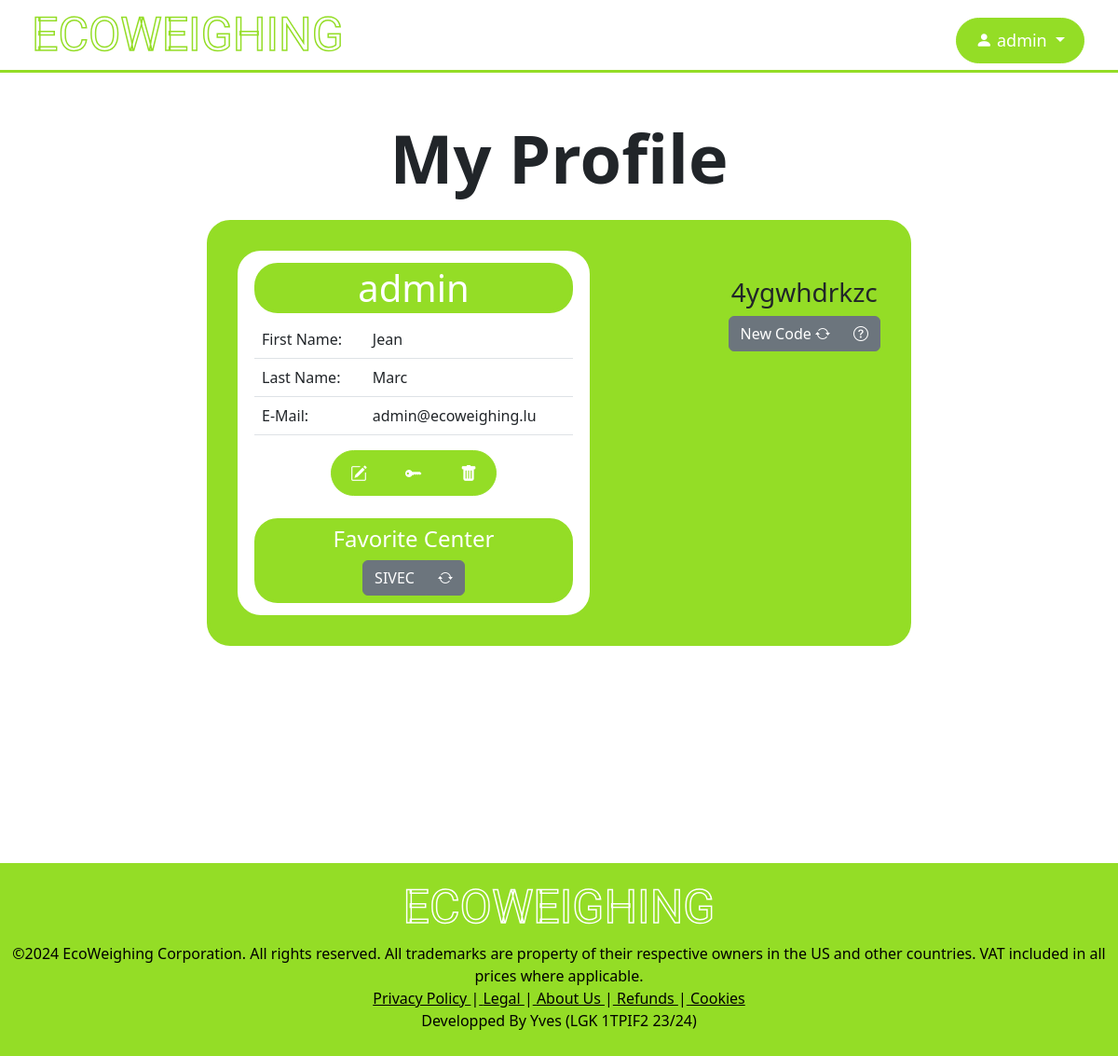
/EcoWeighing/index.php?page=profile&user=admin (signed in), run on the app's committed database.
### tables this page shows
CREATE TABLE TBLUSERS (
    USERNAME varchar(100) NOT NULL,
    FIRSTNAME varchar(100),
    LASTNAME varchar(100),
    EMAIL varchar(100),
    TYPE ENUM('usr','adm') default 'usr' NOT NULL,
    AUTHCODE varchar(10) UNIQUE,
    PASSWORD varchar(70),
    FICENTERCODE varchar(5),
    PRIMARY KEY (USERNAME),
    FOREIGN KEY (FICENTERCODE) REFERENCES TBLCENTERS(CENTERCODE) ON DELETE SET NULL ON UPDATE CASCADE
);

### EcoWeighing/inc/contents/profile.inc.php (the view, shortened to what this page needs)
<?php
if($_SESSION["username"] == $_GET["user"] || $_SESSION["type"] == "adm"){
    $link = mysqli_connect(HOST,DB_USER,DB_PASSWORD,DATABASE) OR die();
    $username = mysqli_real_escape_string($link,$_GET["user"]);
    $query = "SELECT * FROM TBLUSERS
                WHERE username = '$username'
            ";
    $result = mysqli_query($link,$query) OR die(mysqli_error($link));
    if(mysqli_num_rows($result) == 1){
        $row = mysqli_fetch_assoc($result);
        $username = $row["USERNAME"];
        $fname = $row["FIRSTNAME"];
        $lname = $row["LASTNAME"];
        $email = $row["EMAIL"];
        $type = $row["TYPE"];
        $authcode = $row["AUTHCODE"];
        $favcenter = $row["FICENTERCODE"];
        echo "<h1 class=\"text-center mt-5 display-2 fw-semibold\">";if($_SESSION["username"] == $_GET["user"]){echo "My ";} echo "Profile</h1>";
        echo "<div class=\"profile_container\">";
        echo "<div class=\"profile_data\">
                <h1 class=\"profile_username\">$username</h1>
                <table class=\"table\">
                    <tr>
                        <td>First Name:</td>
                        <td>$fname</td>
                    </tr>
                    <tr>
                        <td>Last Name:</td>
                        <td>$lname</td>
                    </tr>
                    <tr>
                        <td>E-Mail:</td>
                        <td>$email</td>
                    </tr>
                </table>
            ";
        if($_SESSION["username"] == $username || $type != "adm"){
            echo "<div class=\"text-center\">";
            echo "<div class=\"btn-group\" role=\"group\">";
            echo "<button type=\"button\" class=\"btn customBtn btn-green\" data-bs-toggle=\"modal\" data-bs-target=\"#modyfyModal\">
                    <i class=\"bi bi-pencil-square\"></i>
                </button>";
            echo "<button type=\"button\" class=\"btn customBtn btn-green\" data-bs-toggle=\"modal\" data-bs-target=\"#passModal\">
                    <i class=\"bi bi-key-fill\"></i>
                </button>";
            echo "<button type=\"button\" class=\"btn customBtn btn-green\" data-bs-toggle=\"modal\" data-bs-target=\"#delUserModal\">
                    <i class=\"bi bi-trash-fill\"></i>
                </button>";
            echo "</div>";
            echo "</div>";
        }
        echo "<br><div class=\"profile_center\"><h4 style=\"color:white\">Favorite Center</h4>";
        if($favcenter == null){
            echo "<button type=\"button\" class=\"btn btn-secondary\" data-bs-toggle=\"modal\" data-bs-target=\"#favCenter\">
                    <i class=\"bi bi-plus-lg\"></i> </i>Select
                </button>";
        }else{
            echo "<div class=\"btn-group\" role=\"group\">";
            echo "<a href=\"index.php?page=center&center=$favcenter\" class=\"btn btn-secondary\">$favcenter</a>";
            if($_SESSION["username"] == $username || $type != "adm"){
                echo "<button type=\"button\" class=\"btn btn-secondary\" data-bs-toggle=\"modal\" data-bs-target=\"#favCenter\">
                        <i class=\"bi bi-arrow-repeat\"></i>
                    </button>";
            }
            echo "</div>";
        }
        echo "</div>";
        echo "</div>";
        echo "<div class=\"profile_QR\">";
        showQR($authcode);
        if($_SESSION["username"] == $username || $type != "adm"){
            echo "<div class=\"btn-group\" role=\"group\">";
            echo "<a href=\"index.php?page=profile&user=$username&NewCode\" class=\"btn btn-secondary\">New Code <i class=\"bi bi-arrow-repeat\"></i></a>";
            echo "<button type=\"button\" class=\"btn btn-secondary\" data-bs-toggle=\"modal\" data-bs-target=\"#QRModal\">
                    <i class=\"bi bi-question-circle\"></i>
                </button>";
            echo "</div>";
        }
        echo "</div>";
        echo "</div>";
        if($_SESSION["username"] == $username || $type != "adm"){
            if($favcenter == null){modal_profile_favcenter();}else{modal_profile_favcenter(true);}
        }
    }
    else{
        echo "<div class=\"alert alert-danger form-alert\">Account dosen't exist!</div>";
    }
}else{
    echo "<script>window.location.href = 'index.php?page=401'</script>";
}
?>

### EcoWeighing/inc/functions.inc.php (shortened to what this page needs)
<?php
function showQR($code){
    echo "<div>
            <script src=\"https://cdn.rawgit.com/davidshimjs/qrcodejs/gh-pages/qrcode.min.js\"></script>
            <div id=\"qrcode\"></div>
            <script type=\"text/javascript\">
                new QRCode(document.getElementById(\"qrcode\"), {text: \"$code\", colorDark: \"#ffffff\", colorLight : \"#94dd26\"});
            </script>
            <h3 class=\"mt-2\" style=\"display: inline-block;\">
                $code
            </h3>
        </div>";
}
?>

### EcoWeighing/css/style.css (style rules this page uses)
.customBtn { border-radius: 25px; padding-top: 10px; padding-bottom: 10px; padding-left: 20px; padding-right: 20px; font-size: large; }
.btn-green { background-color: #94dd26; border-color: #94dd26; color: white; }
.profile_container { display: flex; background-color: #94dd26; width: 20cm; margin-left: auto; margin-right: auto; margin-top: 2%; border: 3px solid #94dd26; border-radius: 25px; padding: 30px; }
.profile_data { background-color: white; width: 10cm; padding: 5px; padding-left: 15px; padding-right: 15px; border: 3px solid white; border-radius: 25px; }
.profile_username { margin-top: 5px; text-align: center; color: white; background-color: #94dd26; border: 3px solid #94dd26; border-radius: 25px; }
.profile_center { text-align: center; background-color: #94dd26; border: 3px solid #94dd26; border-radius: 25px; padding: 5px; margin-bottom: 5px; }
.profile_QR { margin-top: 20px; text-align: center; margin-left: auto; }

### data on the page
tblusers: USERNAME "admin", FIRSTNAME "Jean", LASTNAME "Marc", EMAIL "admin@ecoweighing.lu", FICENTERCODE "SIVEC", AUTHCODE "4ygwhdrkzc"

### other printed values
substr($_SESSION["username"], 0, 10) "admin"
